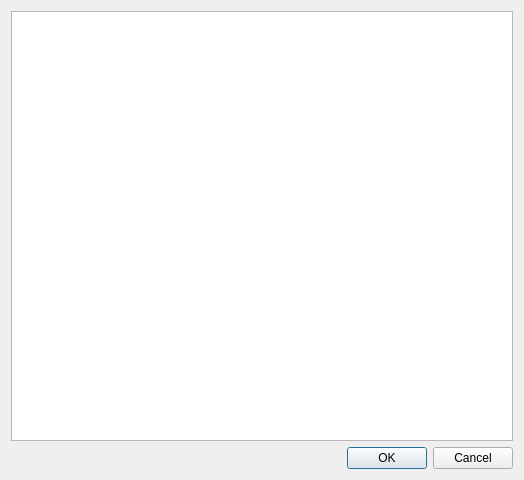
<?xml version="1.0" encoding="UTF-8"?>
<ui version="4.0">
 <class>dir_dialog</class>
 <widget class="QDialog" name="dir_dialog">
  <property name="geometry">
   <rect>
    <x>0</x>
    <y>0</y>
    <width>524</width>
    <height>480</height>
   </rect>
  </property>
  <property name="sizePolicy">
   <sizepolicy hsizetype="Expanding" vsizetype="Preferred">
    <horstretch>0</horstretch>
    <verstretch>0</verstretch>
   </sizepolicy>
  </property>
  <property name="windowTitle">
   <string>Dialog</string>
  </property>
  <layout class="QVBoxLayout" name="verticalLayout">
   <item>
    <widget class="QTreeView" name="dir_treeView"/>
   </item>
   <item>
    <widget class="QDialogButtonBox" name="buttonBox">
     <property name="orientation">
      <enum>Qt::Horizontal</enum>
     </property>
     <property name="standardButtons">
      <set>QDialogButtonBox::Cancel|QDialogButtonBox::Ok</set>
     </property>
    </widget>
   </item>
  </layout>
 </widget>
 <resources/>
 <connections>
  <connection>
   <sender>buttonBox</sender>
   <signal>accepted()</signal>
   <receiver>dir_dialog</receiver>
   <slot>accept()</slot>
   <hints>
    <hint type="sourcelabel">
     <x>248</x>
     <y>254</y>
    </hint>
    <hint type="destinationlabel">
     <x>157</x>
     <y>274</y>
    </hint>
   </hints>
  </connection>
  <connection>
   <sender>buttonBox</sender>
   <signal>rejected()</signal>
   <receiver>dir_dialog</receiver>
   <slot>reject()</slot>
   <hints>
    <hint type="sourcelabel">
     <x>316</x>
     <y>260</y>
    </hint>
    <hint type="destinationlabel">
     <x>286</x>
     <y>274</y>
    </hint>
   </hints>
  </connection>
 </connections>
</ui>
